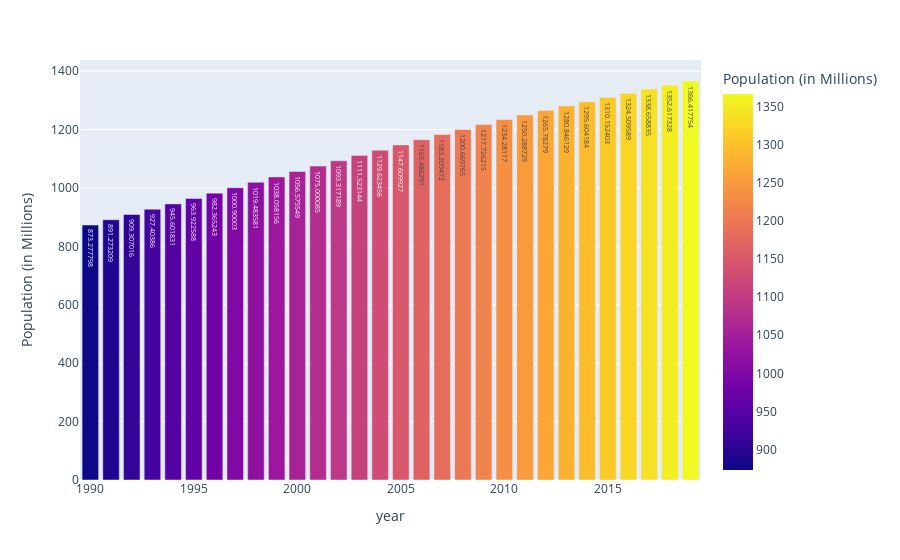

The code cell stored with this chart in its notebook:
### Code cell
fig = px.bar(df, x='year', y='Population (in Millions)', text='Population (in Millions)',
            color = "Population (in Millions)")
fig.show()

### Figure 1 — Plotly figure (JSON) as saved in the notebook; plotly's stock layout.template omitted (floating-point values rounded to 4 significant figures)
{"data": [{"alignmentgroup": "True", "hovertemplate": "year=%{x}<br>Population (in Millions)=%{marker.color}<extra></extra>", "legendgroup": "", "marker": {"color": [873.3, 891.3, 909.3, 927.4, 945.6, 963.9, 982.4, 1001.0, 1019.0, 1038.0, 1057.0, 1075.0, 1093.0, 1112.0, 1130.0, 1148.0, 1165.0, 1183.0, 1201.0, 1218.0, 1234.0, 1250.0, 1266.0, 1281.0, 1296.0, 1310.0, 1325.0, 1339.0, 1353.0, 1366.0], "coloraxis": "coloraxis"}, "name": "", "offsetgroup": "", "orientation": "v", "showlegend": false, "text": [873.3, 891.3, 909.3, 927.4, 945.6, 963.9, 982.4, 1001.0, 1019.0, 1038.0, 1057.0, 1075.0, 1093.0, 1112.0, 1130.0, 1148.0, 1165.0, 1183.0, 1201.0, 1218.0, 1234.0, 1250.0, 1266.0, 1281.0, 1296.0, 1310.0, 1325.0, 1339.0, 1353.0, 1366.0], "textposition": "auto", "type": "bar", "x": [1990, 1991, 1992, 1993, 1994, 1995, 1996, 1997, 1998, 1999, 2000, 2001, 2002, 2003, 2004, 2005, 2006, 2007, 2008, 2009, 2010, 2011, 2012, 2013, 2014, 2015, 2016, 2017, 2018, 2019], "xaxis": "x", "y": [873.3, 891.3, 909.3, 927.4, 945.6, 963.9, 982.4, 1001.0, 1019.0, 1038.0, 1057.0, 1075.0, 1093.0, 1112.0, 1130.0, 1148.0, 1165.0, 1183.0, 1201.0, 1218.0, 1234.0, 1250.0, 1266.0, 1281.0, 1296.0, 1310.0, 1325.0, 1339.0, 1353.0, 1366.0], "yaxis": "y"}], "layout": {"barmode": "relative", "coloraxis": {"colorbar": {"title": {"text": "Population (in Millions)"}}, "colorscale": [[0, "#0d0887"], [0.1111, "#46039f"], [0.2222, "#7201a8"], [0.3333, "#9c179e"], [0.4444, "#bd3786"], [0.5556, "#d8576b"], [0.6667, "#ed7953"], [0.7778, "#fb9f3a"], [0.8889, "#fdca26"], [1, "#f0f921"]]}, "legend": {"tracegroupgap": 0}, "margin": {"t": 60}, "xaxis": {"anchor": "y", "domain": [0, 1], "title": {"text": "year"}}, "yaxis": {"anchor": "x", "domain": [0, 1], "title": {"text": "Population (in Millions)"}}}}
